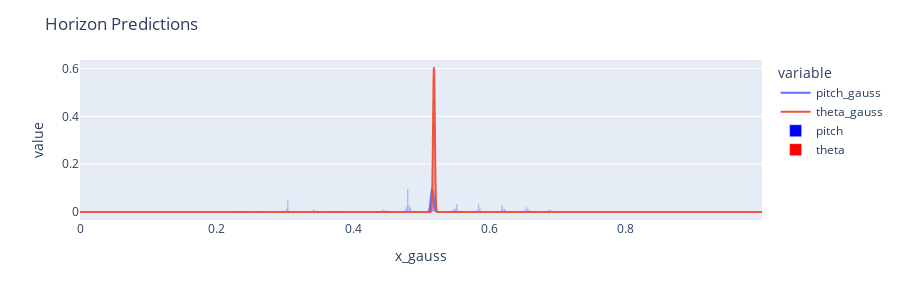

Write notebook code for a chart like this one.
### Code cell
import pandas as pd
import plotly.express as px

for image, target in dataloader:
    break

with torch.no_grad():
    x_pitch, x_theta = model(image.to(model.device))

(y_pitch, score_pitch), (y_theta, score_theta) = model.postprocess(x_pitch, x_theta)
y_pitch, y_theta = y_pitch.cpu().numpy(), y_theta.cpu().numpy()

(mu_pitch, amp_pitch, sigma_pitch), (mu_theta, amp_theta, sigma_theta) = (
    model.postprocess_curve_fit(x_pitch, x_theta)
)


print(f"target=\t{target}")
print(f"pred_argmax=\t{[y_pitch, y_theta]}")
print(f"pred_fit=\t{[mu_pitch, mu_theta]}")


# plotting
def gaussian(x, amplitude, mu, sigma):
    return amplitude * np.exp(-((x - mu) ** 2) / (2 * sigma**2))


x_pitch = x_pitch.squeeze().softmax(-1).cpu().numpy()
x_theta = x_theta.squeeze().softmax(-1).cpu().numpy()
x = np.linspace(0, 1, len(x_pitch), endpoint=False)
x_data = np.linspace(0, 1, 5000, endpoint=False)
df_gauss = pd.DataFrame(
    {
        "x_gauss": x_data,
        "pitch_gauss": gaussian(x_data, amp_pitch, mu_pitch, sigma_pitch),
        "theta_gauss": gaussian(x_data, amp_theta, mu_theta, sigma_theta),
    }
)

fig = px.line(df_gauss, x="x_gauss", y=["pitch_gauss", "theta_gauss"])
fig.add_bar(x=x, y=x_pitch, name="pitch", marker=dict(color="blue", opacity=0.5))
fig.add_bar(x=x, y=x_theta, name="theta", marker=dict(color="red", opacity=0.5))
fig.update_layout(barmode="overlay", title="Horizon Predictions")
# set height and tight layout
fig.update_layout(height=300)  # , margin=dict(l=0, r=0, t=0, b=0))
fig.show()

I = (image[0].permute(1, 2, 0) * 255).numpy().astype(np.uint8)
diameter = 1
I = draw_horizon(
    I, pitch_theta=(target[0][0], target[0][1]), color=(0, 255, 0), diameter=diameter
)
I = draw_horizon(
    I, pitch_theta=(y_pitch[0], y_theta[0]), color=(0, 0, 0), diameter=diameter
)
I = draw_horizon(
    I,
    pitch_theta=(mu_pitch, mu_theta),
    color=(0, 0, 255),
    diameter=diameter,
)
I = Image.fromarray(I)
I  # .reduce(2) if I.width >= 1024 else I

### Figure 1 — Plotly figure (JSON) as saved in the notebook; plotly's stock layout.template omitted (floating-point values rounded to 4 significant figures; data arrays with more than 128 entries replaced by an {"elided": "..."} marker saying what was removed)
{"data": [{"hovertemplate": "variable=pitch_gauss<br>x_gauss=%{x}<br>value=%{y}<extra></extra>", "legendgroup": "pitch_gauss", "line": {"color": "#636efa", "dash": "solid"}, "marker": {"symbol": "circle"}, "mode": "lines", "name": "pitch_gauss", "showlegend": true, "type": "scattergl", "x": {"elided": "5000 float values"}, "xaxis": "x", "y": {"elided": "5000 float values"}, "yaxis": "y"}, {"hovertemplate": "variable=theta_gauss<br>x_gauss=%{x}<br>value=%{y}<extra></extra>", "legendgroup": "theta_gauss", "line": {"color": "#EF553B", "dash": "solid"}, "marker": {"symbol": "circle"}, "mode": "lines", "name": "theta_gauss", "showlegend": true, "type": "scattergl", "x": {"elided": "5000 float values"}, "xaxis": "x", "y": {"elided": "5000 float values"}, "yaxis": "y"}, {"marker": {"color": "blue", "opacity": 0.5}, "name": "pitch", "type": "bar", "x": {"elided": "500 float values"}, "y": {"elided": "500 float values"}}, {"marker": {"color": "red", "opacity": 0.5}, "name": "theta", "type": "bar", "x": {"elided": "500 float values"}, "y": {"elided": "500 float values"}}], "layout": {"barmode": "overlay", "height": 300, "legend": {"title": {"text": "variable"}, "tracegroupgap": 0}, "margin": {"t": 60}, "title": {"text": "Horizon Predictions"}, "xaxis": {"anchor": "y", "domain": [0, 1], "title": {"text": "x_gauss"}}, "yaxis": {"anchor": "x", "domain": [0, 1], "title": {"text": "value"}}}}
